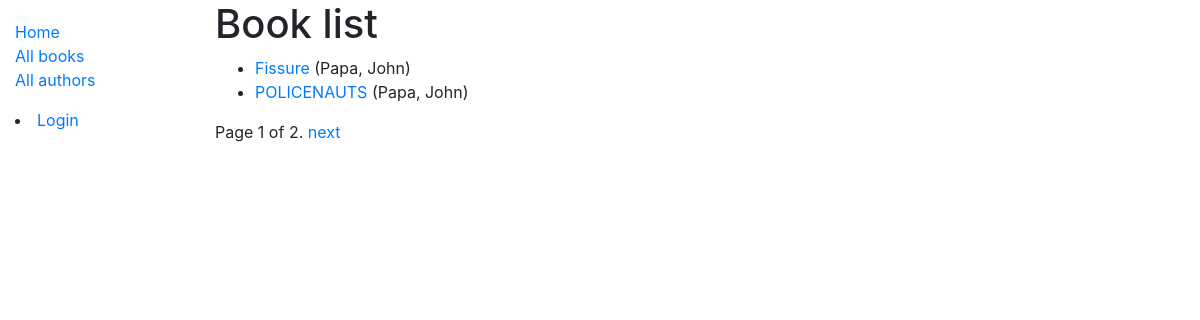
Before: /catalog/books/ with the older database file.
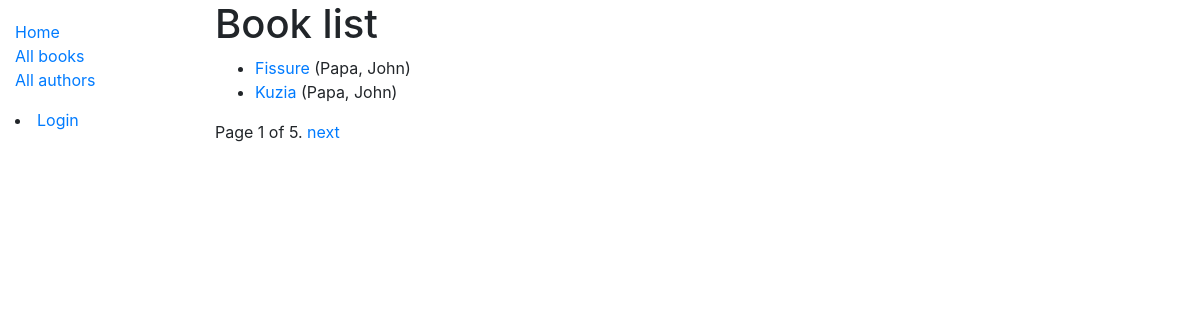
After: the same page with the newer database file.
### catalog/models.py (models this page shows, shortened)
class Book(models.Model):
    title = models.CharField(max_length=200)
    author = models.ForeignKey(Author, on_delete=models.SET_NULL, null=True)
    summary = models.TextField(max_length=1000, help_text='Enter a brief description of the book')
    isbn = models.CharField('ISBN', max_length=13, help_text='13 Character <a href="https://www.isbn-international.org/content/what-isbn">ISBN number</a>')
    genre = models.ManyToManyField(Genre, help_text='Select a genre for this book')
    language = models.ForeignKey(Language, on_delete=models.SET_NULL, null=True)
    def get_absolute_url(self):
        return reverse('book-detail', args=[str(self.id)])
    class Meta:
        ordering = [ 'title' ]

class Author(models.Model):
    first_name = models.CharField(max_length=100)
    last_name = models.CharField(max_length=100)
    date_of_birth = models.DateField(null=True, blank=True)
    date_of_death = models.DateField('Died', null=True, blank=True)
    class Meta:
        ordering = [ 'last_name', 'first_name' ]
    def __str__(self):
        return f'{self.last_name}, {self.first_name}'

### catalog/views.py (the view)
# urls.py: path('books/', views.BookListView.as_view(), name='books'),
class BookListView(generic.ListView):
    model = Book
    paginate_by = 2
    context_object_name = 'my_book_list' # own name for the list as a template variable
    queryset = Book.objects.all()

### catalog/templates/catalog/book_list.html
{% extends "base_generic.html" %}
{% block content %}
  <h1>Book list</h1>
  {% if my_book_list %}
  <ul>
      {% for book in my_book_list %}
        <li>
            <a href="{{book.get_absolute_url}}">{{ book.title }}</a> ({{ book.author }})
        </li>
      {% endfor %}
  </ul>
  {% else %}
    <p>There are no books in the library.</p>
  {% endif %}
{% endblock content %}

### catalog/templates/base_generic.html (shortened to what this page needs)
<!DOCTYPE html>
<html lang="en">
<head>
  <link rel="stylesheet" href="https://stackpath.bootstrapcdn.com/bootstrap/4.1.3/css/bootstrap.min.css">
  {% load static %}
  <link rel="stylesheet" href="{% static 'css/styles.css' %}">
</head>
<body>
  <div class="container-fluid">
    <div class="row">
      <div class="col-sm-2">
      {% block sidebar %}
        <ul class="sidebar-nav">
          <li><a href="{% url 'index' %}">Home</a></li>
          <li><a href="{% url 'books' %}">All books</a></li>
          <li><a href="{% url 'authors' %}">All authors</a></li>
        </ul>
        {% if user.is_authenticated %}
          <li>User: {{ user.get_username }}</li>
          <li><a href="{% url 'my-borrowed' %}">My Borrowed</a></li>
          <li><a href="{% url 'logout'%}?next={{request.path}}">Logout</a></li>
        {% else %}
          <li><a href="{% url 'login'%}?next={{request.path}}">Login</a></li>
        {% endif %}
     {% endblock %}
      </div>
      <div class="col-sm-10 ">
        {% block content %}{% endblock %}
        {% block pagination %}
          {% if is_paginated %}
              <div class="pagination">
                  <span class="page-links">
                      <span class="page-current">
                          Page {{ page_obj.number }} of {{ page_obj.paginator.num_pages }}.
                      </span>
                      {% if page_obj.has_next %}
                          <a href="{{ request.path }}?page={{ page_obj.next_page_number }}">next</a>
                      {% endif %}
                  </span>
              </div>
          {% endif %}
        {% endblock %}
      </div>
    </div>
  </div>
</body>
</html>

### catalog/static/styles.css (style rules this page uses)
.sidebar-nav { margin-top: 20px; padding: 0; list-style: none; }

Changed rows visible on the page:
no longer on this page (row unchanged): Book: title "POLICENAUTS", author "Papa, John"
added Book: title "Kuzia", author "Papa, John"
Other visible differences:
{{ page_obj.paginator.num_pages }}: "2" → "5"
